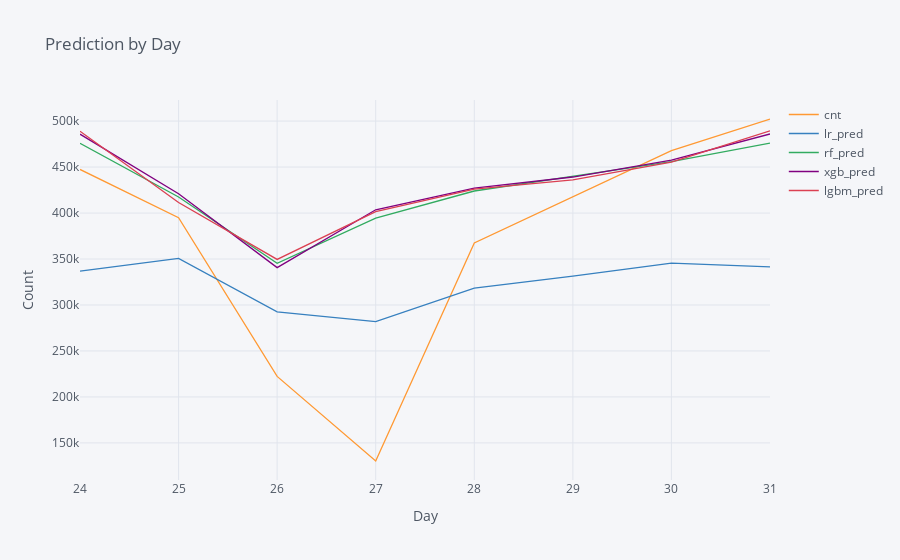

The notebook cell saved with this chart:
### Markdown cell above
<img src="https://github.com/jiyoungsim/BigQuery-NYC-Taxi-Demand--EDA-and-Prediction/blob/master/figs/pred_by_dow.png?raw=true">

### Code cell
test_df.groupby('day')['cnt','lr_pred','rf_pred','xgb_pred','lgbm_pred','zip_code'].sum().iplot(kind='scatter', title='Prediction by Day', xTitle='Day', yTitle='Count')

### Figure 1 — Plotly figure (JSON) as saved in the notebook; plotly's stock layout.template omitted (floating-point values rounded to 4 significant figures)
{"data": [{"line": {"color": "rgba(255, 153, 51, 1.0)", "dash": "solid", "shape": "linear", "width": 1.3}, "mode": "lines", "name": "cnt", "text": "", "type": "scatter", "x": [24, 25, 26, 27, 28, 29, 30, 31], "y": [447443, 394938, 222332, 130322, 367404, 417795, 467775, 502274]}, {"line": {"color": "rgba(55, 128, 191, 1.0)", "dash": "solid", "shape": "linear", "width": 1.3}, "mode": "lines", "name": "lr_pred", "text": "", "type": "scatter", "x": [24, 25, 26, 27, 28, 29, 30, 31], "y": [336800.0, 350700.0, 292400.0, 281900.0, 318200.0, 331500.0, 345500.0, 341500.0]}, {"line": {"color": "rgba(50, 171, 96, 1.0)", "dash": "solid", "shape": "linear", "width": 1.3}, "mode": "lines", "name": "rf_pred", "text": "", "type": "scatter", "x": [24, 25, 26, 27, 28, 29, 30, 31], "y": [475900.0, 417400.0, 345300.0, 394500.0, 424000.0, 439700.0, 455900.0, 476000.0]}, {"line": {"color": "rgba(128, 0, 128, 1.0)", "dash": "solid", "shape": "linear", "width": 1.3}, "mode": "lines", "name": "xgb_pred", "text": "", "type": "scatter", "x": [24, 25, 26, 27, 28, 29, 30, 31], "y": [485800.0, 421000.0, 340600.0, 403500.0, 427100.0, 439172, 457400.0, 486000.0]}, {"line": {"color": "rgba(219, 64, 82, 1.0)", "dash": "solid", "shape": "linear", "width": 1.3}, "mode": "lines", "name": "lgbm_pred", "text": "", "type": "scatter", "x": [24, 25, 26, 27, 28, 29, 30, 31], "y": [489000.0, 411400.0, 349600.0, 401500.0, 426000.0, 436000.0, 455400.0, 489400.0]}], "layout": {"legend": {"bgcolor": "#F5F6F9", "font": {"color": "#4D5663"}}, "paper_bgcolor": "#F5F6F9", "plot_bgcolor": "#F5F6F9", "title": {"font": {"color": "#4D5663"}, "text": "Prediction by Day"}, "xaxis": {"gridcolor": "#E1E5ED", "showgrid": true, "tickfont": {"color": "#4D5663"}, "title": {"font": {"color": "#4D5663"}, "text": "Day"}, "zerolinecolor": "#E1E5ED"}, "yaxis": {"gridcolor": "#E1E5ED", "showgrid": true, "tickfont": {"color": "#4D5663"}, "title": {"font": {"color": "#4D5663"}, "text": "Count"}, "zerolinecolor": "#E1E5ED"}}}
